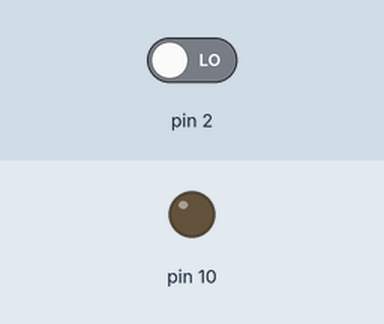
The sketch below on a simulated Arduino Uno, built with avr-gcc and run on an emulated ATmega328P. Parts: output pins drawn as LEDs (lit = HIGH). The test bench sets the inputs (shaded band); at power-on: pin 2 LOW.

Above: at 1.2 s.
1.3 s: pin 2 driven HIGH
At 1.9 s:
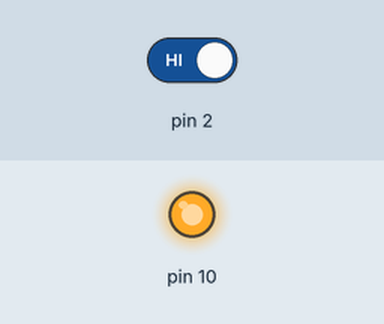
2.8 s: pin 2 driven LOW
At 4.2 s:
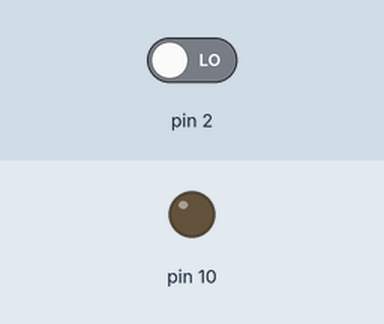
Timing chart, 0 to 5.8 s (numbered marks = the images above; inputs shaded):
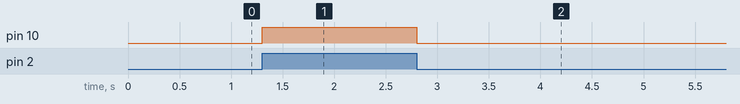

Measured:
- after the input at 1.3 s, pin 10: LOW → HIGH at once
- after the input at 2.8 s, pin 10: HIGH → LOW at once

The sketch:

ex1.ino
```cpp
void setup() {
    pinMode(2, INPUT);     // 2번 핀 디지털 입력모드로 지정
    pinMode(10, OUTPUT); // 10번 핀 디지털 출력모드로 지정
}

void loop(){
  int sw_in=digitalRead(2); // 2번 핀으로부터 값을 읽어 sw_in에 대입
    if(sw_in==1) { // sw_in이 1일 경우 10번 핀 LED 켜기
       digitalWrite(10, HIGH);
  }
  else { // sw_in이 1이 아닐 경우 10번 핀 LED 끄기
       digitalWrite(10, LOW);
  }
}
```
